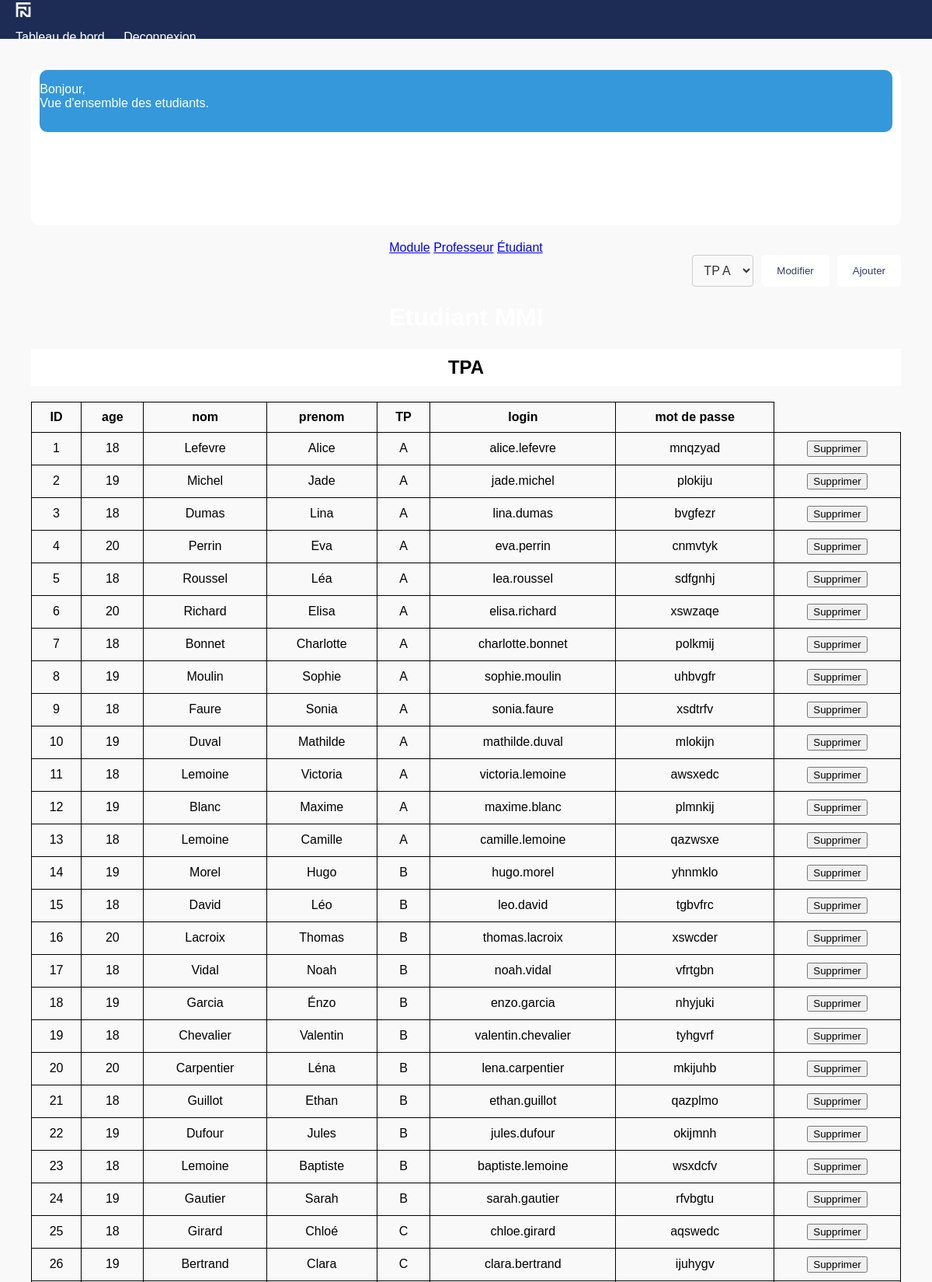
The app's page /adminEtudiant.php (upper part) with its own data.
### tables this page shows
CREATE TABLE `eleves` (
  `id_eleve` int(11) NOT NULL,
  `age_eleve` int(11) DEFAULT NULL,
  `nom` varchar(50) NOT NULL,
  `prenom` varchar(50) DEFAULT NULL,
  `TP` varchar(50) DEFAULT NULL,
  `login_eleve` varchar(50) DEFAULT NULL,
  `motdepasse_eleve` varchar(50) DEFAULT NULL
);

### adminEtudiant.php (the view, shortened to what this page needs)
<?php
$pdo = connexionDB();
$stmt = $pdo->query('SELECT * FROM eleves');
$candidats = $stmt->fetchAll();
?>
<!DOCTYPE html>
<html lang="fr">
<head>
    <link rel="stylesheet" href="AdminEtudiant.css">
</head>
<body>
<nav class="navbar">
         <a href="Fastnote.html"><img src="img/Fastnote.png"></a>
            <div class="Tableaudebord">
            <a href="Dashboard.php">Tableau de bord</a>
            <a href="deconnexion.php">Deconnexion</a>
        </div>
    </nav>
    <div class="container">
        <div class="Truc">
            <div class="Truc1">
                <p>
                    Bonjour,<br>Vue d'ensemble des etudiants.
                </p>
            </div>
        </div>
        <div class="links">
        <a href="adminmodule.php">Module</a>
        <a href="adminprofesseur.php">Professeur</a>
        <a href="AdminEtudiant.php">Étudiant</a>
        </div>
        <div class="Boutons">
                <div class="header">
                <select name="select" id="tpSelect" onchange="showTable()">
                    <option value="TPA">TP A</option>
                </select>
            </div>
            <button id="Modifier" >Modifier</button>
            <button id="Ajout">Ajouter</button>
        </div>
            <div id="TPA" class="table-container">
                <h1>Etudiant MMI</h1>
                <h2>TPA</h2>
                <table>
                    <tr>
                        <th>ID</th>
                        <th>age</th>
                        <th>nom</th>
                        <th>prenom</th>
                        <th>TP</th>
                        <th>login</th>
                        <th>mot de passe</th>
                    </tr>
                <tr>
                        <?php foreach ($candidats as $candidat): ?>
                <td><?= htmlspecialchars($candidat['id_eleve']) ?></td>
                <td><?= htmlspecialchars($candidat['age_eleve']) ?></td>
                <td><?= htmlspecialchars($candidat['nom']) ?></td>
                <td><?= htmlspecialchars($candidat['prenom']) ?></td>
                <td><?= htmlspecialchars($candidat['TP']) ?></td>
                <td><?= htmlspecialchars($candidat['login_eleve']) ?></td>
                <td><?= htmlspecialchars($candidat['motdepasse_eleve']) ?></td>
                <td><button id="supp">Supprimer</button></td>
                        </tr>
                        <?php endforeach; ?>
                </table>
            </div>
    </div>
</body>
</html>

### AdminEtudiant.css (style rules this page uses)
body { margin: 0; font-family: Arial, sans-serif; background-color: #f9f9f9; }
.navbar { width: 100%; height: 60px; background-color: #1c2c54; margin-top: -10px; right: 0.1px; }
img { width: 5%; }
.Tableaudebord a { color: #ffffff; margin-left: 20px; text-decoration: none; }
.container { color: #ffffff; padding: 20px; border-radius: 10px; margin: 20px; text-align: center; }
.Truc { background-color: white; height: 200px; border-radius: 10px; margin-bottom: 20px; display: flex; justify-content: center; }
.Truc1 { background-color: #3498db; height: 80px; width: 98%; border-radius: 10px; text-align: left; }
.Boutons { display: flex; justify-content: right; gap: 10px; margin-bottom: 20px; }
.Boutons button { background-color: #ffffff; color: #343C5C; border: none; padding: 10px 20px; border-radius: 5px; cursor: pointer; }
#tpSelect { background-color: #f9f9f9; border: 1px solid #ccc; border-radius: 4px; padding: 10px; font-size: 16px; color: #333; cursor: pointer; }
table { width: 100%; border-collapse: collapse; }
h2 { margin-top: 0; text-align: center; background-color: white; color: black; padding: 10px 0; }
th, td { border: 1px solid #000; padding: 10px; text-align: center; color: #000; }

### records on screen
eleves: id_eleve "1", age_eleve "18", nom "Lefevre", prenom "Alice", TP "A", login_eleve "alice.lefevre", motdepasse_eleve "mnqzyad"
eleves: id_eleve "2", age_eleve "19", nom "Michel", prenom "Jade", TP "A", login_eleve "jade.michel", motdepasse_eleve "plokiju"
eleves: id_eleve "3", age_eleve "18", nom "Dumas", prenom "Lina", TP "A", login_eleve "lina.dumas", motdepasse_eleve "bvgfezr"
eleves: id_eleve "4", age_eleve "20", nom "Perrin", prenom "Eva", TP "A", login_eleve "eva.perrin", motdepasse_eleve "cnmvtyk"
eleves: id_eleve "5", age_eleve "18", nom "Roussel", prenom "Léa", TP "A", login_eleve "lea.roussel", motdepasse_eleve "sdfgnhj"
eleves: id_eleve "6", age_eleve "20", nom "Richard", prenom "Elisa", TP "A", login_eleve "elisa.richard", motdepasse_eleve "xswzaqe"
eleves: id_eleve "7", age_eleve "18", nom "Bonnet", prenom "Charlotte", TP "A", login_eleve "charlotte.bonnet", motdepasse_eleve "polkmij"
eleves: id_eleve "8", age_eleve "19", nom "Moulin", prenom "Sophie", TP "A", login_eleve "sophie.moulin", motdepasse_eleve "uhbvgfr"
eleves: id_eleve "9", age_eleve "18", nom "Faure", prenom "Sonia", TP "A", login_eleve "sonia.faure", motdepasse_eleve "xsdtrfv"
eleves: id_eleve "10", age_eleve "19", nom "Duval", prenom "Mathilde", TP "A", login_eleve "mathilde.duval", motdepasse_eleve "mlokijn"
eleves: id_eleve "11", age_eleve "18", nom "Lemoine", prenom "Victoria", TP "A", login_eleve "victoria.lemoine", motdepasse_eleve "awsxedc"
eleves: id_eleve "12", age_eleve "19", nom "Blanc", prenom "Maxime", TP "A", login_eleve "maxime.blanc", motdepasse_eleve "plmnkij"
eleves: id_eleve "13", age_eleve "18", nom "Lemoine", prenom "Camille", TP "A", login_eleve "camille.lemoine", motdepasse_eleve "qazwsxe"
eleves: id_eleve "14", age_eleve "19", nom "Morel", prenom "Hugo", TP "B", login_eleve "hugo.morel", motdepasse_eleve "yhnmklo"
eleves: id_eleve "15", age_eleve "18", nom "David", prenom "Léo", TP "B", login_eleve "leo.david", motdepasse_eleve "tgbvfrc"
eleves: id_eleve "16", age_eleve "20", nom "Lacroix", prenom "Thomas", TP "B", login_eleve "thomas.lacroix", motdepasse_eleve "xswcder"
eleves: id_eleve "17", age_eleve "18", nom "Vidal", prenom "Noah", TP "B", login_eleve "noah.vidal", motdepasse_eleve "vfrtgbn"
eleves: id_eleve "18", age_eleve "19", nom "Garcia", prenom "Énzo", TP "B", login_eleve "enzo.garcia", motdepasse_eleve "nhyjuki"
eleves: id_eleve "19", age_eleve "18", nom "Chevalier", prenom "Valentin", TP "B", login_eleve "valentin.chevalier", motdepasse_eleve "tyhgvrf"
eleves: id_eleve "20", age_eleve "20", nom "Carpentier", prenom "Léna", TP "B", login_eleve "lena.carpentier", motdepasse_eleve "mkijuhb"
eleves: id_eleve "21", age_eleve "18", nom "Guillot", prenom "Ethan", TP "B", login_eleve "ethan.guillot", motdepasse_eleve "qazplmo"
eleves: id_eleve "22", age_eleve "19", nom "Dufour", prenom "Jules", TP "B", login_eleve "jules.dufour", motdepasse_eleve "okijmnh"
eleves: id_eleve "23", age_eleve "18", nom "Lemoine", prenom "Baptiste", TP "B", login_eleve "baptiste.lemoine", motdepasse_eleve "wsxdcfv"
eleves: id_eleve "24", age_eleve "19", nom "Gautier", prenom "Sarah", TP "B", login_eleve "sarah.gautier", motdepasse_eleve "rfvbgtu"
eleves: id_eleve "25", age_eleve "18", nom "Girard", prenom "Chloé", TP "C", login_eleve "chloe.girard", motdepasse_eleve "aqswedc"
eleves: id_eleve "26", age_eleve "19", nom "Bertrand", prenom "Clara", TP "C", login_eleve "clara.bertrand", motdepasse_eleve "ijuhygv"
